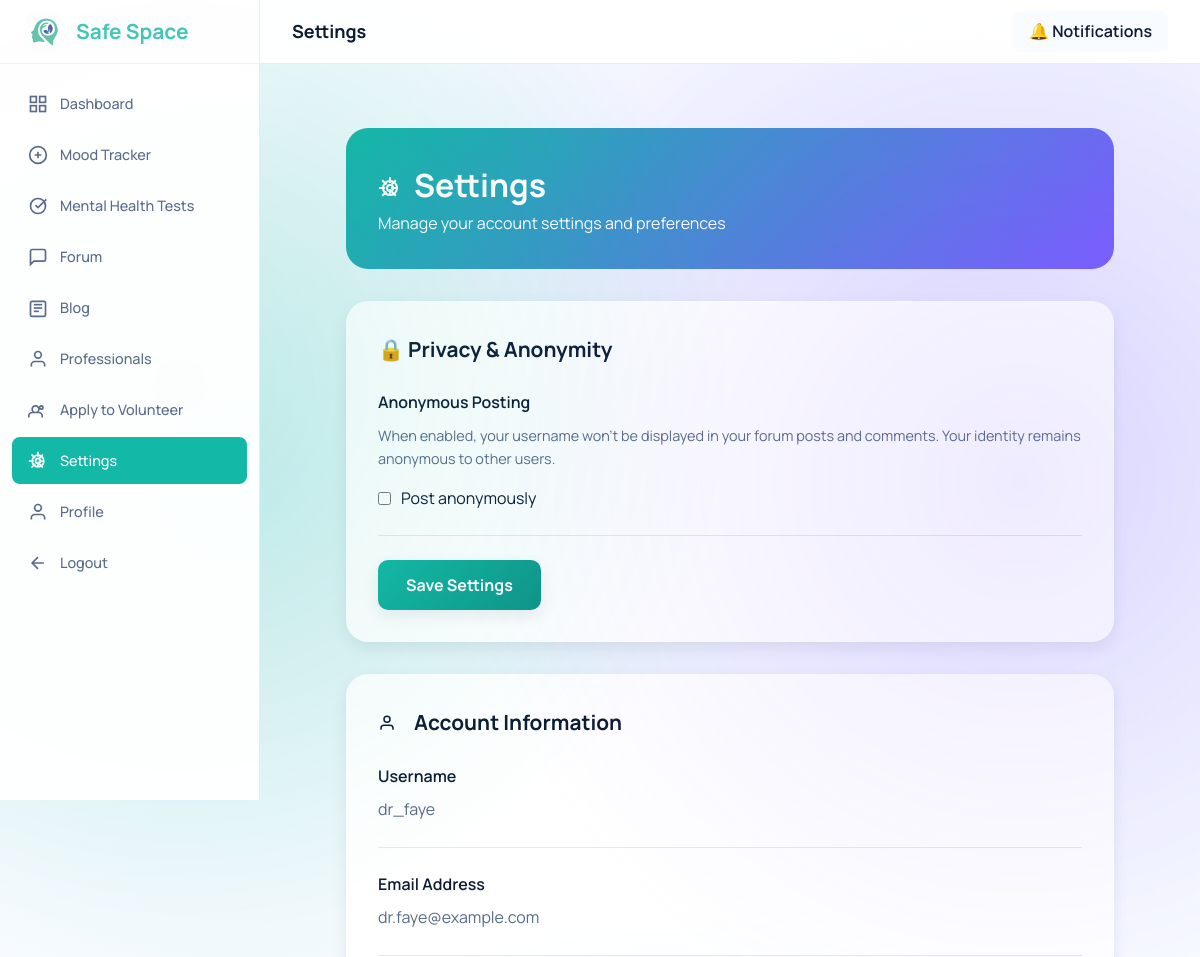
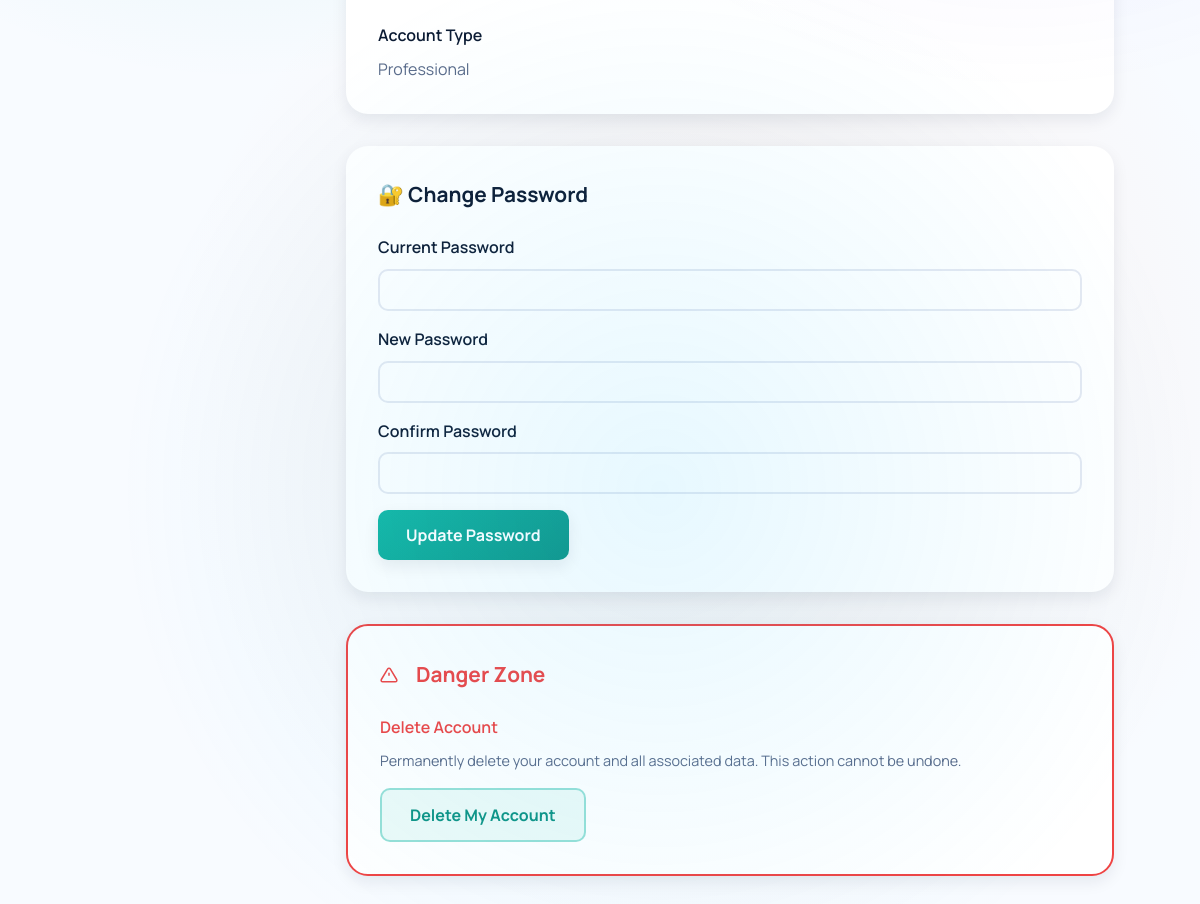
The page /dashboard/settings.php (signed in) on the database its author committed (2 pictures, top to bottom).
### tables this page shows
CREATE TABLE users (
    user_id INT AUTO_INCREMENT PRIMARY KEY,
    username VARCHAR(50) UNIQUE NOT NULL,
    email VARCHAR(100) UNIQUE NOT NULL,
    password_hash VARCHAR(255) NOT NULL,
    full_name VARCHAR(100) NULL,
    phone VARCHAR(30) NULL,
    user_type ENUM('patient', 'professional', 'volunteer', 'supporter', 'community_healer') NOT NULL,
    is_anonymous BOOLEAN DEFAULT TRUE,
    is_verified BOOLEAN DEFAULT FALSE,
    is_active BOOLEAN DEFAULT TRUE,
    profile_picture VARCHAR(255) NULL,
    bio TEXT NULL,
    date_of_birth DATE NULL,
    gender ENUM('male', 'female', 'non_binary', 'prefer_not_to_say', 'other') NULL,
    country VARCHAR(100) NULL,
    timezone VARCHAR(50) DEFAULT 'UTC',
    created_at TIMESTAMP DEFAULT CURRENT_TIMESTAMP,
    last_login TIMESTAMP NULL,
    email_verified_at TIMESTAMP NULL,
    verification_token VARCHAR(100) NULL,
    reset_token VARCHAR(100) NULL,
    reset_token_expiry TIMESTAMP NULL,
    INDEX idx_username (username),
    INDEX idx_email (email),
    INDEX idx_user_type (user_type),
    INDEX idx_is_active (is_active)
);

### config/config.php (called while the page is built, shortened)
<?php
function get_user_id() {
    return $_SESSION['user_id'] ?? null;
}
?>

### dashboard/settings.php (the view, shortened to what this page needs)
<?php
require_once '../config/config.php';
$user_id = get_user_id();
$db = Database::getInstance();
$conn = $db->getConnection();
$user_stmt = $conn->prepare("SELECT * FROM users WHERE user_id = ?");
$user_stmt->bind_param("i", $user_id);
$user_stmt->execute();
$user = $user_stmt->get_result()->fetch_assoc();
?>
<!DOCTYPE html>
<html lang="en">
<head>
    <link rel="stylesheet" href="../assets/css/styles.css">
    <link rel="stylesheet" href="includes/dashboard-layout.css">
</head>
<body>
    <div class="dashboard-wrapper">
        <?php include 'includes/sidebar.php'; ?>
        <main class="main-content">
            <div class="top-bar">
                <h2 style="margin: 0; font-size: 18px; color: var(--text-primary);">Settings</h2>
                <div class="top-bar-right">
                    <a href="notifications.php" style="text-decoration: none; color: var(--text-primary); font-weight: 600; padding: 8px 16px; background: var(--light-bg); border-radius: 8px; display: flex; align-items: center; gap: 8px;">
                        🔔 Notifications
                    </a>
                </div>
            </div>
            <div class="content-area">
                <div class="settings-container">
                    <div class="settings-header">
                        <h1>Settings</h1>
                        <p>Manage your account settings and preferences</p>
                    </div>
                    <div class="settings-card">
                        <div class="card-title">🔒 Privacy & Anonymity</div>
                        <form method="POST" action="">
                            <div class="setting-group">
                                <div class="setting-label">Anonymous Posting</div>
                                <div class="setting-description">
                                    When enabled, your username won't be displayed in your forum posts and comments.
                                    Your identity remains anonymous to other users.
                                </div>
                                <div class="checkbox-group">
                                    <input type="checkbox" id="anonymous" name="is_anonymous"
                                           <?php echo $user['is_anonymous'] ? 'checked' : ''; ?>>
                                    <label for="anonymous" style="margin-bottom: 0;">Post anonymously</label>
                                </div>
                            </div>
                            <button type="submit" name="update_settings" class="btn btn-primary">Save Settings</button>
                        </form>
                    </div>
                    <div class="settings-card">
                        <div class="card-title"><svg viewBox="0 0 24 24" width="18" height="18" fill="none" stroke="currentColor" stroke-width="2" style="display: inline-block; margin-right: 8px; vertical-align: middle;"><path d="M20 21v-2a4 4 0 00-4-4H8a4 4 0 00-4 4v2M12 3a4 4 0 100 8 4 4 0 000-8z"/></svg>Account Information</div>
                        <div class="setting-group">
                            <div class="setting-label">Username</div>
                            <p style="color: var(--text-secondary); margin: 0;">
                                <?php echo htmlspecialchars($user['username']); ?>
                            </p>
                        </div>
                        <div class="setting-group">
                            <div class="setting-label">Email Address</div>
                            <p style="color: var(--text-secondary); margin: 0;">
                                <?php echo htmlspecialchars($user['email']); ?>
                            </p>
                        </div>
                        <div class="setting-group">
                            <div class="setting-label">Account Type</div>
                            <p style="color: var(--text-secondary); margin: 0;">
                                <?php echo ucfirst($user['user_type']); ?>
                            </p>
                        </div>
                    </div>
                    <div class="settings-card">
                        <div class="card-title">🔐 Change Password</div>
                        <form method="POST" action="">
                            <div class="form-group">
                                <label>Current Password</label>
                                <input type="password" name="current_password" required>
                            </div>
                            <div class="form-group">
                                <label>New Password</label>
                                <input type="password" name="new_password" required>
                            </div>
                            <div class="form-group">
                                <label>Confirm Password</label>
                                <input type="password" name="confirm_password" required>
                            </div>
                            <button type="submit" name="change_password" class="btn btn-primary">Update Password</button>
                        </form>
                    </div>
                    <div class="settings-card" style="border: 2px solid var(--error);">
                        <div class="card-title" style="color: var(--error);">Danger Zone</div>
                        <div class="setting-group">
                            <div class="setting-label" style="color: var(--error);">Delete Account</div>
                            <div class="setting-description">
                                Permanently delete your account and all associated data. This action cannot be undone.
                            </div>
                            <button type="button" class="btn btn-secondary"
                                    onclick="if(confirm('Are you sure? This cannot be undone.')) { alert('Account deletion feature coming soon!'); }">
                                Delete My Account
                            </button>
                        </div>
                    </div>
                </div>
            </div>
        </main>
    </div>
</body>
</html>

### assets/css/styles.css (style rules this page uses)
:root { --primary-color: #14b8a6; --primary-dark: #0e9486; --primary-light: #3ad0be; --secondary-color: #7b5dff; --accent-color: #3ac7ff; --accent-warm: #ff986f; --white: #ffffff; --light-bg: #f8fbff; --light-gray: #e5e9f2; --medium-gray: #97a4b8; --dark-gray: #0c1b33; --text-primary: #0c1b33; --text-secondary: #5a6b8a; --success: #22c55e; --warning: #f59e0b; --error: #ef4444; --info: #3b82f6; --shadow-sm: 0 6px 16px rgba(12, 27, 51, 0.08); --shadow-md: 0 12px 28px rgba(12, 27, 51, 0.12); --shadow-lg: 0 18px 48px rgba(12, 27, 51, 0.18); --shadow-glow: 0 0 24px rgba(20, 184, 166, 0.35); --radius-sm: 10px; --radius-md: 14px; --radius-lg: 22px; --radius-xl: 32px; --transition-fast: 0.18s ease; --transition-normal: 0.3s ease; --transition-slow: 0.5s ease; --spacing-xs: 0.5rem; --spacing-sm: 1rem; --spacing-md: 1.5rem; --spacing-lg: 2rem; --spacing-xl: 3rem; }
* { margin: 0; padding: 0; box-sizing: border-box; }
html { font-size: 16px; scroll-behavior: smooth; }
body { font-family: 'Manrope', 'Segoe UI', Tahoma, Geneva, Verdana, sans-serif; background: radial-gradient(circle at 20% 25%, rgba(20, 184, 166, 0.16), transparent 32%), radial-gradient(circle at 80% 20%, rgba(123, 93, 255, 0.14), transparent 34%), radial-gradient(circle at 60% 70%, rgba(255, 152, 111, 0.14), transparent 36%), var(--light-bg); color: var(--text-primary); line-height: 1.6; min-height: 100vh; overflow-x: hidden; position: relative; margin: 0; }
body::before { content: ''; position: fixed; top: 0; left: 0; width: 100%; height: 100%; background: radial-gradient(circle at 15% 20%, rgba(20, 184, 166, 0.12), transparent 30%), radial-gradient(circle at 85% 25%, rgba(123, 93, 255, 0.12), transparent 32%), radial-gradient(circle at 55% 75%, rgba(58, 199, 255, 0.12), transparent 34%); pointer-events: none; z-index: 0; }
.form-group { margin-bottom: var(--spacing-md); }
.btn { display: inline-block; padding: 14px 28px; border: none; border-radius: var(--radius-sm); font-size: 1rem; font-weight: 700; cursor: pointer; transition: all var(--transition-normal); text-align: center; text-decoration: none; font-family: inherit; }
.btn-primary { background: linear-gradient(135deg, var(--primary-color), var(--primary-dark)); color: var(--white); box-shadow: var(--shadow-sm); }
.btn-secondary { background: rgba(20, 184, 166, 0.08); color: var(--primary-dark); border: 2px solid rgba(20, 184, 166, 0.4); }

### dashboard/includes/dashboard-layout.css (style rules this page uses)
.dashboard-wrapper { display: flex; min-height: 100vh; margin: 0; padding: 0; }
.main-content { flex: 1; margin-left: 260px; padding: 0; width: calc(100% - 260px); }
.top-bar { background: rgba(255, 255, 255, 0.95); border-bottom: 1px solid rgba(12, 27, 51, 0.08); padding: 0 32px; display: flex; justify-content: space-between; align-items: center; position: sticky; top: 0; z-index: 99; height: 64px; margin: 0; }
.top-bar-right { display: flex; gap: 16px; align-items: center; }
.content-area { padding: 2rem; }

### dashboard/settings.php (style rules this page uses)
.settings-container { max-width: 800px; margin: 0 auto; padding: 2rem 1rem; }
.settings-header { background: linear-gradient(135deg, var(--primary-color), var(--secondary-color)); color: white; padding: 2rem; border-radius: var(--radius-lg); margin-bottom: 2rem; }
.settings-card { background: white; padding: 2rem; border-radius: var(--radius-lg); margin-bottom: 2rem; box-shadow: var(--shadow-sm); }
.card-title { font-size: 1.3rem; font-weight: 700; color: var(--text-primary); margin-bottom: 1.5rem; display: flex; align-items: center; gap: 10px; }
.setting-group { margin-bottom: 1.5rem; padding-bottom: 1.5rem; border-bottom: 1px solid var(--light-gray); }
.setting-group:last-child { border-bottom: none; margin-bottom: 0; padding-bottom: 0; }
.setting-label { font-weight: 600; color: var(--text-primary); margin-bottom: 0.5rem; }
.setting-description { font-size: 0.9rem; color: var(--text-secondary); margin-bottom: 1rem; }
.form-group { margin-bottom: 1rem; }
.form-group label { display: block; font-weight: 600; margin-bottom: 0.5rem; color: var(--text-primary); }
.form-group input { width: 100%; padding: 10px; border: 2px solid var(--light-gray); border-radius: var(--radius-sm); font-family: inherit; }
.checkbox-group { display: flex; align-items: center; gap: 10px; }
.checkbox-group input { width: auto; }

### rows shown on the page
users: username "dr_faye", email "dr.faye@example.com", user_type "Professional"
